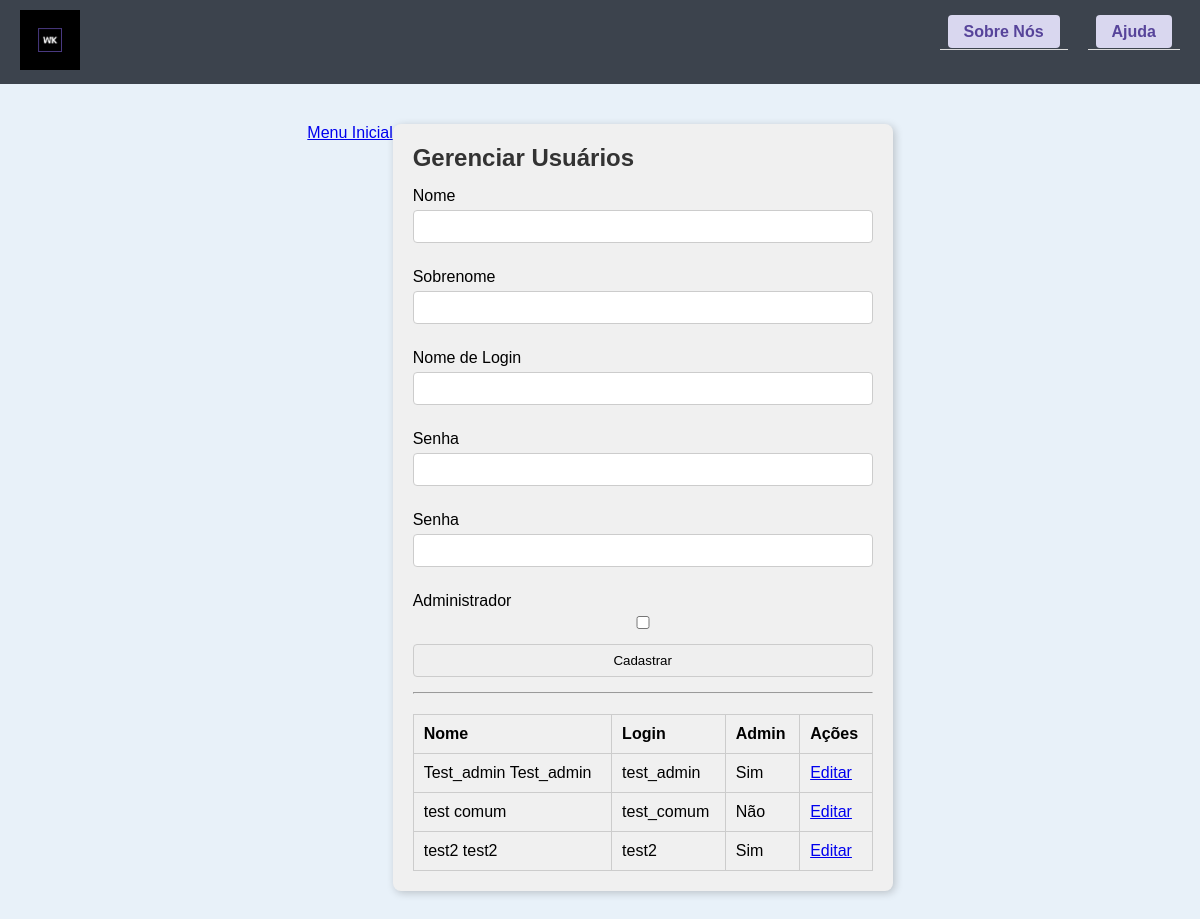
The app's page /admin/usuarios/ (signed in) with its own data.
### app/models.py (models this page shows)
class User(db.Model, UserMixin):
    __tablename__ = "user"
    id = db.Column(db.Integer, primary_key=True)
    nome = db.Column(db.String, nullable=True)
    sobrenome = db.Column(db.String, nullable=True)
    login_nome = db.Column(db.String, nullable=False)
    senha = db.Column(db.String, nullable=True)
    admin = db.Column(db.Boolean, nullable=False, default=False)
    __table_args__ = (
        db.UniqueConstraint("login_nome", name="uq_user_login_nome"),
    )

### app/views.py (the view, shortened to what this page needs)
@app.route('/admin/usuarios/', methods=['GET', 'POST'])
@login_required
def gerenciar_usuarios():
    if not current_user.admin:
        abort(403)
    form = UserForm()
    usuarios = User.query.order_by(User.nome.asc()).all()
    return render_template('admin_usuarios.html', form=form, usuarios=usuarios)

### app/forms.py (shortened to what this page needs)
class UserForm(FlaskForm):
    nome = StringField('Nome', validators=[DataRequired()])
    sobrenome = StringField('Sobrenome', validators=[DataRequired()])
    login_nome = StringField('Nome de Login', validators=[DataRequired()])
    senha = PasswordField('Senha', validators=[DataRequired()])
    confirmacao_senha = PasswordField('Senha', validators=[DataRequired(), EqualTo('senha')])
    admin = BooleanField('Administrador')
    btnSubmit = SubmitField('Cadastrar')

### app/models.py (called while the page is built)
@login_manager.user_loader
def load_user(user_id):
    return User.query.get(user_id)

### app/templates/admin_usuarios.html (shortened to what this page needs)
{% extends 'base.html' %}
{% block content %}
    <div>
        <a href="{{url_for('menu')}}">Menu Inicial</a>
    </div>
    <div class="formulario">
        <h2>Gerenciar Usuários</h2>
        <form method="POST">
            <div>{{ form.nome.label }} {{ form.nome() }}</div>
            <div>{{ form.sobrenome.label }} {{ form.sobrenome() }}</div>
            <div>{{ form.login_nome.label }} {{ form.login_nome() }}</div>
            <div>{{ form.senha.label }} {{ form.senha() }}</div>
            <div>{{ form.confirmacao_senha.label }} {{ form.confirmacao_senha() }}</div>
            <div>{{ form.admin.label }} {{ form.admin() }}</div>
            <div>{{ form.btnSubmit() }}</div>
        </form>
        <hr>
        <table class="tabela">
            <thead>
                <tr>
                    <th>Nome</th>
                    <th>Login</th>
                    <th>Admin</th>
                    <th>Ações</th>
                </tr>
            </thead>
            <tbody>
                {% for usuario in usuarios %}
                <tr>
                    <td>{{ usuario.nome }} {{ usuario.sobrenome }}</td>
                    <td>{{ usuario.login_nome }}</td>
                    <td>{{ 'Sim' if usuario.admin else 'Não' }}</td>
                    <td>
                        <a href="{{ url_for('editar_usuario', id=usuario.id) }}">Editar</a>
                    </td>
                </tr>
                {% endfor %}
            </tbody>
        </table>
    </div>
{% endblock %}

### app/static/css/style.css (style rules this page uses)
* { margin: 0; padding: 0; box-sizing: border-box; }
body { font-family: 'Trebuchet MS', sans-serif; background-color: #e8f1f9; min-width: 370px; }
.formulario { background-color: #f0f0f0; border-radius: 8px; padding: 20px; margin-bottom: 20px; box-shadow: 2px 2px 8px rgba(0, 0, 0, 0.2); width: 100%; max-width: 500px; }
.formulario h2 { margin-bottom: 15px; color: #333; }
.formulario label { display: block; margin-top: 10px; margin-bottom: 5px; }
.formulario input { width: 100%; padding: 8px; margin-bottom: 15px; border: 1px solid #ccc; border-radius: 4px; }
table { width: 100%; border-collapse: collapse; margin-top: 20px; }
table th, table td { border: 1px solid #ccc; padding: 10px; text-align: left; }
table th { background-color: #f0f0f0; }
table td a { margin-right: 5px; }

### records on screen
User: nome "Test_admin", sobrenome "Test_admin", login_nome "test_admin", admin "Sim"
User: nome "test", sobrenome "comum", login_nome "test_comum", admin "Não"
User: nome "test2", sobrenome "test2", login_nome "test2", admin "Sim"
